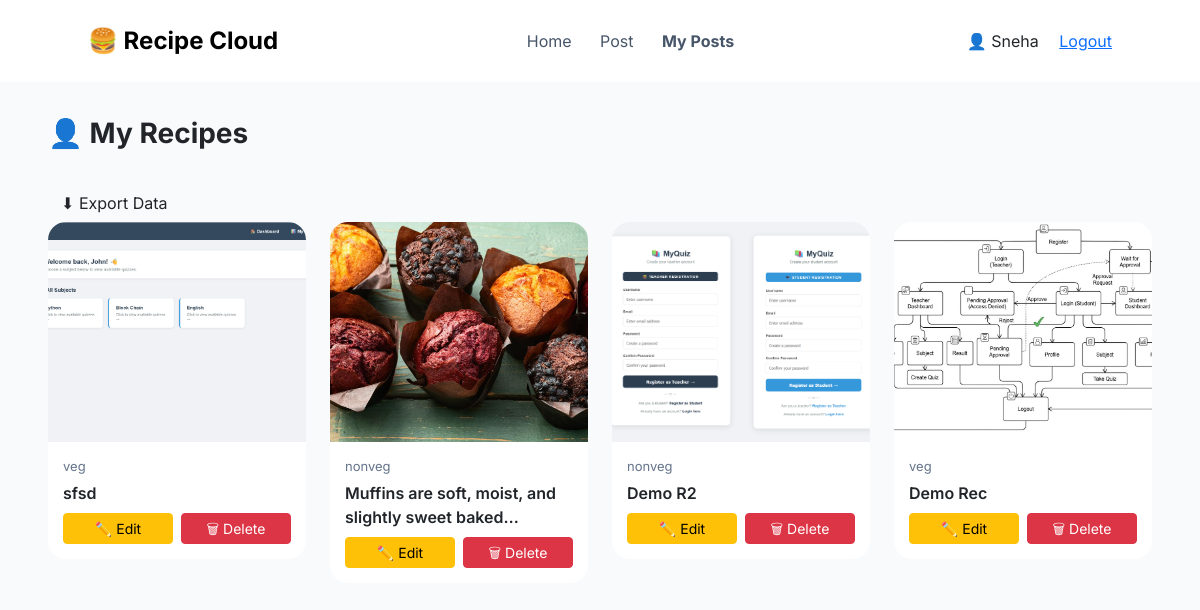
/posts/my-posts/ (signed in), run on an earlier commit of the app's database.
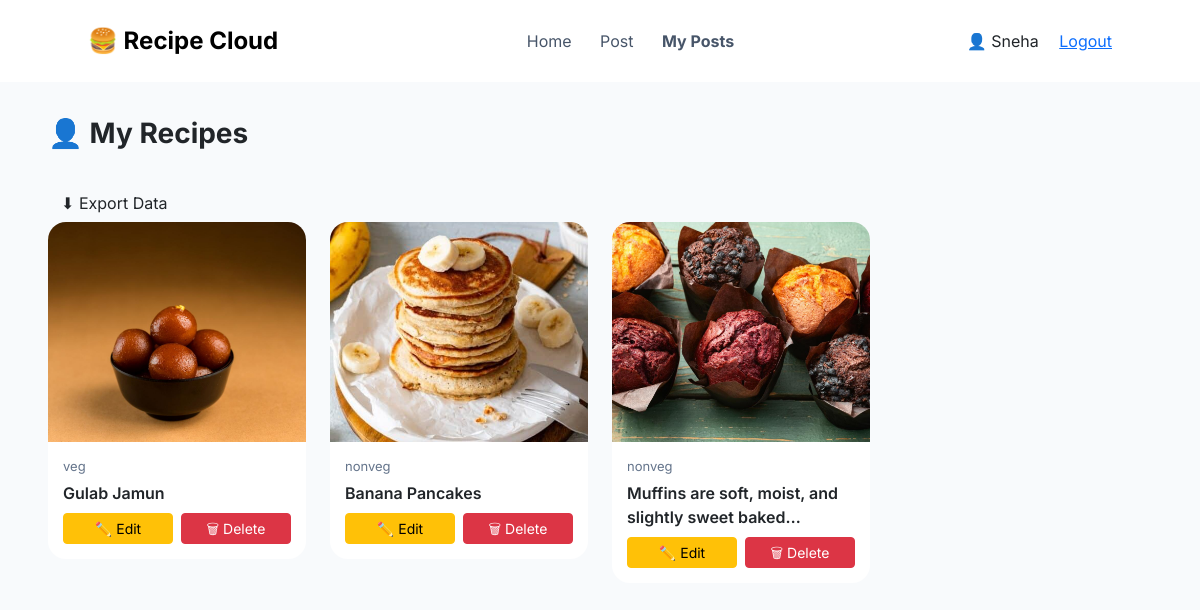
And on a later commit of the database.
### posts/models.py (models this page shows)
class Post(models.Model):
    user = models.ForeignKey(settings.AUTH_USER_MODEL, on_delete=models.CASCADE)
    media = models.FileField(upload_to='posts/', validators=[validate_media])
    description = models.TextField(blank=True)
    ingredients = models.TextField(blank=True)
    created_at = models.DateTimeField(auto_now_add=True)

### posts/views.py (the view)
# urls.py: path('my-posts/', views.my_posts, name='my_posts'),
@login_required
def my_posts(request):
    posts = Post.objects.filter(user=request.user).order_by('-created_at')
    return render(request, 'posts/my_posts.html', {'posts': posts})

### posts/templates/posts/my_posts.html (shortened to what this page needs)
<!DOCTYPE html>
<html>
<head>
    <link href="https://cdn.jsdelivr.net/npm/bootstrap@5.3.0/dist/css/bootstrap.min.css" rel="stylesheet">
</head>
<body>
<nav class="navbar">
    <div class="container-fluid px-5 d-flex justify-content-between align-items-center">
        <div class="navbar-brand">🍔 Recipe Cloud</div>
        <div>
<a href="{% url 'posts_home' %}" class="nav-link d-inline">Home</a>
            <a href="{% url 'create_post' %}" class="nav-link d-inline">Post</a>
            <a href="{% url 'my_posts' %}" class="nav-link d-inline fw-bold">My Posts</a>
        </div>
        <div>
            👤 {{ request.user.username }}
<a href="{% url 'logout' %}" class="ms-3">Logout</a>
        </div>
    </div>
</nav>
<div class="container-fluid px-5">
    <div class="header-box">
        <div class="section-title">👤 My Recipes</div>
        <form method="POST" action="{% url 'export_posts' %}">
            <button type="submit" class="btn btn-export">
                ⬇ Export Data
            </button>
        </form>
    </div>
    <div class="row">
        {% for post in posts %}
        <div class="col-md-6 col-lg-3 mb-4">
            <div class="card post-card">
                <img src="{{ post.media.url }}">
                <div class="card-body">
                    <div class="meta mb-1">
                        {{ post.category }}
                    </div>
                    <div class="fw-semibold mb-2">
                        {{ post.description|truncatechars:50 }}
                    </div>
                    <div class="d-flex gap-2">
                        <a href="{% url 'edit_post' post.id %}" class="btn btn-warning btn-sm w-50">
                            ✏️ Edit
                        </a>
                        <a href="{% url 'delete_post' post.id %}" class="btn btn-danger btn-sm w-50">
                            🗑 Delete
                        </a>
                    </div>
                </div>
            </div>
        </div>
        {% endfor %}
    </div>
</div>
</body>
</html>

What changed in the data, as far as the page shows it:
removed Post: media (picture), category "veg", description "sfsd"
removed Post: media (picture), category "nonveg", description "Demo R2"
removed Post: media (picture), category "veg", description "Demo Rec"
added Post: media (picture), category "veg", description "Gulab Jamun"
added Post: media (picture), category "nonveg", description "Banana Pancakes"
